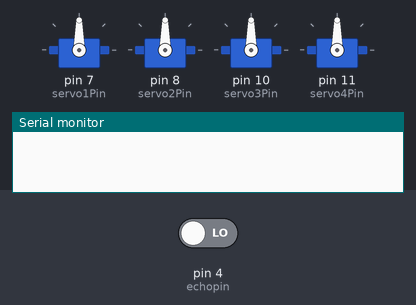
Recording of a sketch running on a simulated Arduino Uno, built with avr-gcc and run on an emulated ATmega328P. Shown: 4 × servo, the last lines printed to the serial monitor. The inputs (shaded band) are chosen by the test bench; at power-on: pin 4 (echopin) LOW.

Above: at 0.05 s.
At 2.5 s:
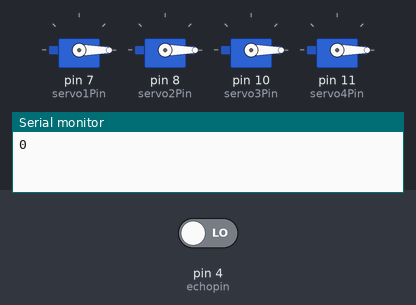
At 5.0 s:
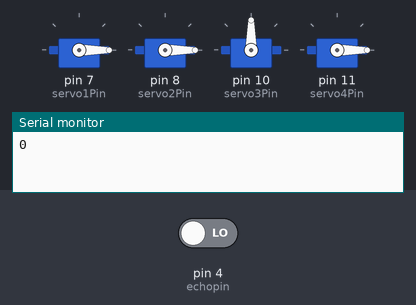
At 7.5 s:
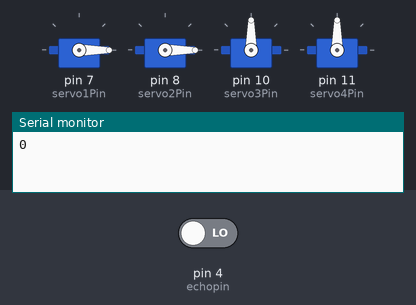
At 10.0 s:
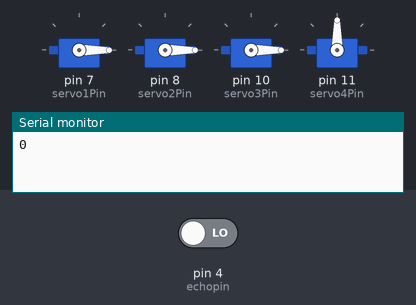
Timing chart, 0 to 11.5 s (numbered marks = the images above):
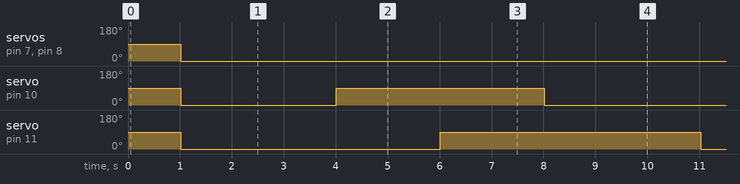

Measured:
- by itself, servo on pin 7 (servo1Pin), servo on pin 8 (servo2Pin): 90° → 0° at 1.0 s
- by itself, servo on pin 10 (servo3Pin): repeats every 10.0 s: 90° 4.0 s, 0° 6.0 s
- by itself, servo on pin 11 (servo4Pin): alternates 90° for 5.0 s and 0° for 5.0 s

The sketch:

sample_robotic_arm.ino
```cpp
#include<Servo.h>
#define trigpin 2
#define echopin 4
Servo servo1;
Servo servo2;
Servo servo3;
Servo servo4;
int servo1Pin = 7;      //servo in the base
int servo2Pin = 8;     //servo above the base.
int servo3Pin = 10;      //servo in arm
int servo4Pin = 11;      //servo in gripper.


void servo_arm(){
                  //pick statement for gripper.
  /*servo4.write(90);
delay(3000);
  servo2.write(90);
  servo3.write(90);
delay(3000);
  servo1.write(180);
delay(3000);
  servo2.write(0);
  servo3.write(0);
delay(3000);
  servo4.write(0);
delay(3000);
  servo2.write(90);
  servo3.write(90);           //back to mean position of the arm*/

  servo4.write(0);
  servo3.write(90);
  delay(2000);
  servo4.write(90);
  delay(2000);
  servo3.write(0);
  delay(2000);

}

void setup() {
  servo1.attach(servo1Pin);
  servo2.attach(servo2Pin);
  servo3.attach(servo3Pin);
  servo4.attach(servo4Pin);
pinMode(trigpin, OUTPUT);
pinMode(echopin, INPUT);
Serial.begin(9600);
}

void loop() {
long duration, distance;
digitalWrite(trigpin,LOW);
delay(2);
digitalWrite(trigpin,HIGH);
delay(10);
digitalWrite(trigpin,LOW);
duration = pulseIn(echopin, HIGH);
distance = (duration/2) / 29.1;
Serial.println(distance);
servo1.write(0);              ////what if the zero and motor are fixed default to 90
servo2.write(0);
servo3.write(0);
servo4.write(0);
delay(3000);
if (distance<=10){servo_arm();}
  }
```
